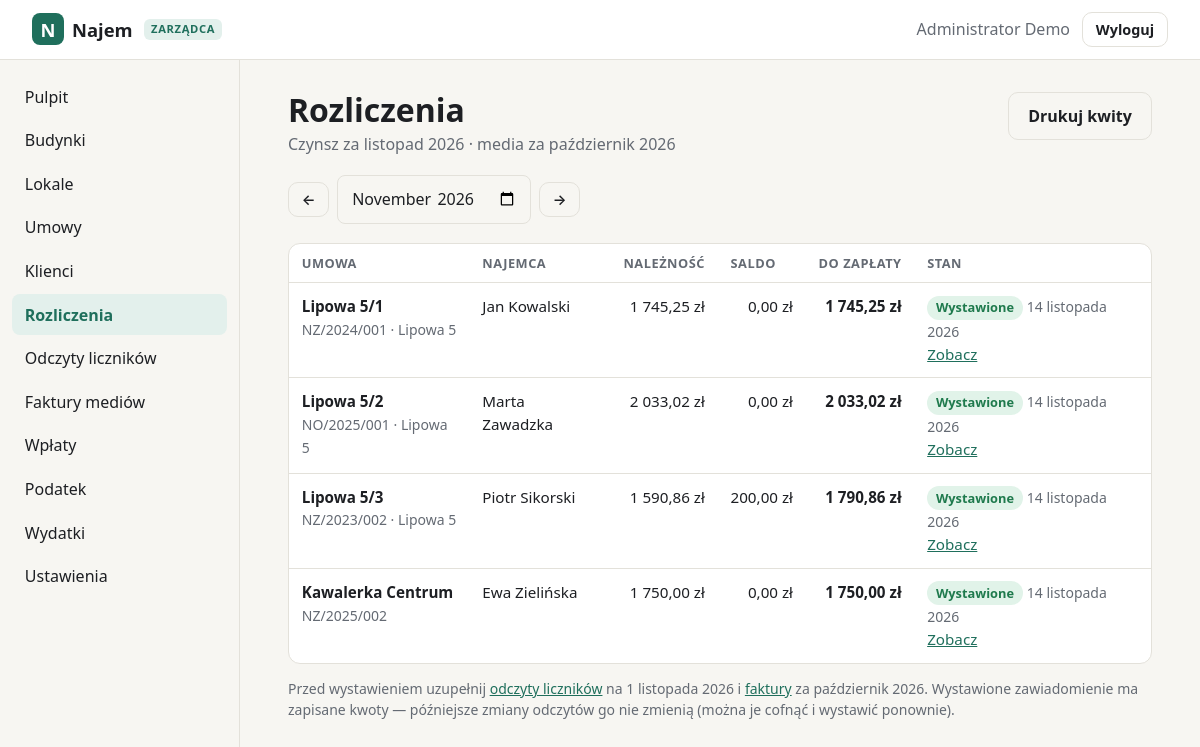
The app's page /zarzadca/rozliczenia (signed in) with its own data.
### tables this page shows
CREATE TABLE users (
    id            INTEGER PRIMARY KEY AUTOINCREMENT,
    login         TEXT NOT NULL UNIQUE COLLATE NOCASE,
    password_hash TEXT NOT NULL,
    full_name     TEXT,
    role          TEXT NOT NULL DEFAULT 'klient',
    created_at    TEXT NOT NULL DEFAULT (datetime('now')),
    last_login_at TEXT
, email TEXT, telefon TEXT, aktywny INTEGER NOT NULL DEFAULT 1);

CREATE TABLE lokale (
    id          INTEGER PRIMARY KEY AUTOINCREMENT,
    nazwa       TEXT NOT NULL,
    ulica       TEXT NOT NULL,          -- ulica z numerem budynku
    nr_lokalu   TEXT,
    kod         TEXT NOT NULL,
    miasto      TEXT NOT NULL,
    rodzaj      TEXT NOT NULL DEFAULT 'mieszkanie',
    powierzchnia REAL,                  -- m²
    pokoje      INTEGER,
    pietro      TEXT,
    opis        TEXT,
    wyposazenie TEXT,                   -- pozycje rozdzielone nową linią
    created_at  TEXT NOT NULL DEFAULT (datetime('now'))
, nr_wodomierza TEXT, nr_cieplomierza TEXT, budynek_id INTEGER REFERENCES budynki(id));

CREATE TABLE umowy (
    id                INTEGER PRIMARY KEY AUTOINCREMENT,
    numer             TEXT NOT NULL UNIQUE,
    lokal_id          INTEGER NOT NULL REFERENCES lokale(id),
    najemca_id        INTEGER NOT NULL REFERENCES users(id),
    rodzaj            TEXT NOT NULL DEFAULT 'najem okazjonalny',
    data_zawarcia     TEXT NOT NULL,
    data_od           TEXT NOT NULL,
    data_do           TEXT,             -- NULL = czas nieokreślony
    czynsz            INTEGER NOT NULL,
    oplaty            INTEGER NOT NULL DEFAULT 0,  -- opłaty eksploatacyjne / zaliczki
    kaucja            INTEGER NOT NULL DEFAULT 0,
    dzien_platnosci   INTEGER NOT NULL DEFAULT 10,
    wypowiedzenie     TEXT,             -- np. '1 miesiąc'
    rozwiazana_dnia   TEXT,             -- wcześniejsze zakończenie
    uwagi             TEXT,
    created_at        TEXT NOT NULL DEFAULT (datetime('now'))
, liczba_osob INTEGER NOT NULL DEFAULT 1);

CREATE TABLE budynki (
    id            INTEGER PRIMARY KEY AUTOINCREMENT,
    nazwa         TEXT NOT NULL,
    ulica         TEXT,
    kod           TEXT,
    miasto        TEXT,
    swiatlo       INTEGER,          -- grosze / lokal / miesiąc
    smieci_1      INTEGER,
    smieci_2      INTEGER,
    smieci_3      INTEGER,
    smieci_4      INTEGER,
    smieci_5      INTEGER,
    lokale_cieplo INTEGER,          -- na ile lokali dzielić opłatę przesyłową
    rachunek      TEXT,
    uwagi         TEXT,
    created_at    TEXT NOT NULL DEFAULT (datetime('now'))
, nr_wodomierza TEXT, nr_cieplomierza TEXT);

CREATE TABLE naliczenia (
    id               INTEGER PRIMARY KEY AUTOINCREMENT,
    umowa_id         INTEGER NOT NULL REFERENCES umowy(id),
    okres_czynsz     TEXT NOT NULL,
    okres_media      TEXT NOT NULL,
    data_wystawienia TEXT NOT NULL,
    termin           TEXT,
    suma_pozycji     INTEGER NOT NULL,
    saldo            INTEGER NOT NULL DEFAULT 0,   -- + niedopłata, − nadpłata
    do_zaplaty       INTEGER NOT NULL,
    created_at       TEXT NOT NULL DEFAULT (datetime('now')),
    UNIQUE (umowa_id, okres_czynsz)
);

### rozliczenia.py (the view)
@bp.get("/rozliczenia")
def rozliczenia():
    from pomiary import auto_przenies
    auto_przenies()
    okres = okres_z_args()
    db = get_db()
    wiersze = []
    for u in umowy_w_okresie(okres):
        n = db.execute("SELECT * FROM naliczenia WHERE umowa_id=? AND okres_czynsz=?", (u["id"], okres)).fetchone()
        b = budynek_lokalu(u["lokal_id"])
        wiersze.append({"u": u, "n": n, "r": None if n else oblicz(u, okres), "b": b["nazwa"] if b else None})
    wiersze.sort(key=lambda w: (w["b"] is None, w["b"] or "", w["u"]["lokal_nazwa"]))
    do_wystawienia = sum(1 for w in wiersze if not w["n"])
    return render_template("admin/rozliczenia.html", active="rozliczenia", okres=okres,
                           wiersze=wiersze, do_wystawienia=do_wystawienia)

### admin.py (called while the page is built)
@bp.before_request
@manager_required
def _guard():
    if request.method == "POST":
        check_csrf()

@bp.context_processor
def _ctx():
    return {"admin_menu": ADMIN_MENU, "rodzaje_lokali": RODZAJE_LOKALI,
            "rodzaje_umow": RODZAJE_UMOW, "opcje": lambda xs: [(x, x) for x in xs],
            "today": date.today().isoformat()}

### app.py (called while the page is built)
def get_db() -> sqlite3.Connection:
    if "db" not in g:
        g.db = sqlite3.connect(DB_PATH)
        g.db.row_factory = sqlite3.Row
        g.db.execute("PRAGMA foreign_keys = ON")
    return g.db

def csrf_token() -> str:
    if "_csrf" not in session:
        session["_csrf"] = secrets.token_urlsafe(32)
    return session["_csrf"]

def static_v(filename):
    try:
        v = int((BASE / "static" / filename).stat().st_mtime)
    except OSError:
        v = 0
    return url_for("static", filename=filename, v=v)

def manager_required(view):
    @wraps(view)
    def wrapped(*a, **kw):
        if g.user is None:
            return redirect(url_for("login", next=request.path))
        if g.user["role"] != "zarzadca":
            abort(403)
        return view(*a, **kw)
    return wrapped

@app.before_request
def load_user():
    g.user = None
    uid = session.get("user_id")
    if uid:
        g.user = get_db().execute(
            "SELECT id, login, full_name, role FROM users WHERE id=? AND aktywny=1", (uid,)
        ).fetchone()
        if g.user is None:
            session.clear()

@app.context_processor
def inject():
    return {"menu": MENU, "user": g.get("user")}

@app.template_filter("zl")
def fmt_zl(grosze):
    if grosze is None:
        return "—"
    zl, gr = divmod(int(grosze), 100)
    return f"{zl:,}".replace(",", " ") + f",{gr:02d} zł"

@app.template_filter("data")
def fmt_data(iso):
    if not iso:
        return "—"
    d = date.fromisoformat(iso[:10])
    return f"{d.day} {MIESIACE[d.month - 1]} {d.year}"

### budynki.py (called while the page is built)
@bp.context_processor
def _ctx_budynki():
    return {"budynki_opcje": [(b["id"], b["nazwa"]) for b in
                              get_db().execute("SELECT id, nazwa FROM budynki ORDER BY nazwa")]}

### pomiary.py (called while the page is built)
def granica(okres):
    return datetime.fromisoformat(okres + "-01T00:00:00") - timedelta(minutes=1)

def auto_przenies():
    for o in (poprzedni(biezacy()), biezacy()):
        przenies_okres(o)

### rozliczenia.py (called while the page is built)
def biezacy():
    return date.today().strftime("%Y-%m")

def przesun(okres, n):
    y, m = map(int, okres.split("-"))
    i = y * 12 + (m - 1) + n
    return f"{i // 12}-{i % 12 + 1:02d}"

### templates/admin/rozliczenia.html (shortened to what this page needs)
{% extends "admin/base.html" %}
{% from "admin/_form.html" import csrf %}
{% block content %}
<div class="page-head">
  <div>
    <h1>Rozliczenia</h1>
    <p class="muted">Czynsz za {{ okres|okres }} · media za {{ poprzedni(okres)|okres }}</p>
  </div>
  <div class="actions">
    {% if wiersze|selectattr('n')|list %}<a class="btn btn-ghost" href="{{ url_for('zarzadca.rozliczenia_druk', okres=okres) }}">Drukuj kwity</a>{% endif %}
  </div>
</div>
<form class="toolbar month-nav" method="get">
  <a class="btn btn-ghost btn-sm" href="{{ url_for('zarzadca.rozliczenia', okres=poprzedni(okres)) }}" aria-label="Poprzedni miesiąc">←</a>
  <input type="month" name="okres" value="{{ okres }}" aria-label="Miesiąc" onchange="this.form.submit()">
  <a class="btn btn-ghost btn-sm" href="{{ url_for('zarzadca.rozliczenia', okres=nastepny(okres)) }}" aria-label="Następny miesiąc">→</a>
</form>
{% if wiersze %}
<div class="table-wrap"><table class="table">
  <thead><tr><th>Umowa</th><th>Najemca</th><th class="num">Należność</th><th class="num">Saldo</th><th class="num">Do zapłaty</th><th>Stan</th></tr></thead>
  <tbody>
  {% for w in wiersze %}{% set u = w.u %}{% set d = w.n or w.r %}
    <tr>
      <td data-label="Umowa"><strong>{{ u.lokal_nazwa }}</strong><br><span class="muted small">{{ u.numer }}{% if w.b %} · {{ w.b }}{% endif %}</span></td>
      <td data-label="Najemca">{{ u.najemca_nazwa or u.najemca_login }}</td>
      <td data-label="Należność" class="num">{{ d.suma_pozycji|zl }}</td>
      <td data-label="Saldo" class="num">{{ d.saldo|zl }}</td>
      <td data-label="Do zapłaty" class="num"><strong>{{ d.do_zaplaty|zl }}</strong></td>
      <td data-label="Stan">
        {% if w.n %}
          <span class="badge badge-aktywna">Wystawione</span>
          <span class="muted small">{{ w.n.data_wystawienia|data }}</span><br>
          <a href="{{ url_for('zarzadca.rozliczenie', nid=w.n.id) }}">Zobacz</a>
        {% endif %}
      </td>
    </tr>
  {% endfor %}
  </tbody>
</table></div>
<p class="muted small">Przed wystawieniem uzupełnij <a href="{{ url_for('zarzadca.liczniki', okres=okres) }}">odczyty liczników</a> na {{ (okres ~ '-01')|data }} i <a href="{{ url_for('zarzadca.faktury') }}">faktury</a> za {{ poprzedni(okres)|okres }}. Wystawione zawiadomienie ma zapisane kwoty — późniejsze zmiany odczytów go nie zmienią (można je cofnąć i wystawić ponownie).</p>
{% else %}
<div class="placeholder"><strong>Brak umów w tym miesiącu</strong><span>Żadna umowa nie obowiązuje w {{ okres|okres }}.</span></div>
{% endif %}
{% endblock %}

### templates/panel.html (shortened to what this page needs)
{% extends "base.html" %}
{% block body_class %}app-page{% endblock %}
{% block body %}
<header class="appbar">
  <a class="brand" href="{% block home_url %}{{ url_for('panel') }}{% endblock %}"><span class="logo">N</span> Najem{% block brand_suffix %}{% endblock %}</a>
  <div class="who">
    <span class="muted">{{ user.full_name or user.login }}</span>
    <form method="post" action="{{ url_for('logout') }}">
      <button class="btn btn-ghost btn-sm" type="submit">Wyloguj</button>
    </form>
  </div>
</header>
<div class="layout">
  <nav class="sidebar" aria-label="Menu główne">
    <ul>
    {% block nav %}{% endblock %}
    </ul>
  </nav>
  <main class="content">
    {% block content %}{% endblock %}
  </main>
</div>
{% endblock %}

### static/style.css (style rules this page uses)
:root { --bg: #f7f6f2; --surface: #ffffff; --text: #1d1f23; --muted: #646a73; --line: #e3e1da; --accent: #1f6f5c; --accent-ink: #ffffff; --accent-soft: #e3f0ec; --danger: #b3261e; --danger-soft: #fbe9e7; --radius: 12px; color-scheme: light; }
* { box-sizing: border-box; }
html, body { margin: 0; }
body { background: var(--bg); color: var(--text); font: 16px/1.5 system-ui, -apple-system, "Segoe UI", Roboto, sans-serif; min-height: 100vh; }
a { color: var(--accent); }
h1 { line-height: 1.15; margin: 0 0 .4em; }
.muted { color: var(--muted); }
.small { font-size: .875rem; }
.brand { display: inline-flex; align-items: center; gap: .5rem; font-weight: 700; font-size: 1.15rem; color: var(--text); text-decoration: none; }
.logo { display: inline-grid; place-items: center; width: 2rem; height: 2rem; border-radius: 8px; background: var(--accent); color: var(--accent-ink); font-weight: 800; }
.btn { display: inline-block; border: 1px solid transparent; border-radius: 10px; padding: .7rem 1.2rem; font: inherit; font-weight: 600; text-decoration: none; cursor: pointer; }
.btn-ghost { background: transparent; color: var(--text); border-color: var(--line); }
.btn-sm { padding: .35rem .8rem; font-size: .9rem; }
input:not([type=hidden]):not([type=checkbox]) { font: inherit; font-weight: 400; padding: .65rem .8rem; border-radius: 8px; border: 1px solid var(--line); background: var(--bg); color: var(--text); }
.appbar { position: sticky; top: 0; z-index: 10; display: flex; align-items: center; gap: 1rem; padding: .75rem clamp(16px, 3vw, 32px); background: var(--surface); border-bottom: 1px solid var(--line); }
.appbar .who { margin-left: auto; display: flex; align-items: center; gap: .75rem; }
.appbar form { margin: 0; }
.layout { display: grid; grid-template-columns: 240px 1fr; min-height: calc(100vh - 58px); }
.sidebar { border-right: 1px solid var(--line); padding: 1rem .75rem; }
.sidebar ul { list-style: none; margin: 0; padding: 0; display: flex; flex-direction: column; gap: 2px; }
.content { padding: 2rem clamp(16px, 4vw, 48px); max-width: 960px; }
:root { --ok: #1f7a4d; --ok-soft: #e1f3e9; --warn: #8a5a00; --warn-soft: #fdf1d8; --info: #2457a6; --info-soft: #e4ecfa; --off: #6b7079; --off-soft: #ececea; }
.content h1 { font-size: clamp(1.5rem, 3vw, 2rem); }
.badge { display: inline-block; padding: .15rem .55rem; border-radius: 999px; font-size: .8rem; font-weight: 600; white-space: nowrap; }
.badge-aktywna { background: var(--ok-soft); color: var(--ok); }
.table-wrap { overflow-x: auto; margin-top: 1.2rem; }
.table { width: 100%; border-collapse: collapse; font-size: .95rem; }
.table th { text-align: left; font-size: .8rem; color: var(--muted); font-weight: 600; text-transform: uppercase; letter-spacing: .04em; padding: .6rem .8rem; border-bottom: 1px solid var(--line); }
.table td { padding: .75rem .8rem; border-bottom: 1px solid var(--line); vertical-align: top; }
.table tr:last-child td { border-bottom: 0; }
.content > .table-wrap { background: var(--surface); border: 1px solid var(--line); border-radius: var(--radius); }
.num { text-align: right; font-variant-numeric: tabular-nums; white-space: nowrap; }
.page-head { display: flex; justify-content: space-between; align-items: flex-start; gap: 1rem; flex-wrap: wrap; }
.page-head h1 { margin-bottom: .2rem; }
.page-head p { margin: 0; }
.actions { display: flex; gap: .5rem; flex-wrap: wrap; }
.toolbar { display: flex; gap: .5rem; align-items: center; flex-wrap: wrap; margin-top: 1.2rem; }
.toolbar input { flex: 1 1 16rem; max-width: 26rem; }
.month-nav input[type=month] { flex: 0 1 12rem; }

### records on screen
users: full_name "Administrator Demo"
budynki: b "Lipowa 5", n.data_wystawienia|data "14 listopada 2026"
lokale: lokal_nazwa "Lipowa 5/1"
umowy: numer "NZ/2024/001"
users: full_name "Jan Kowalski"
naliczenia: suma_pozycji|zl "1 745,25 zł", saldo|zl "0,00 zł", do_zaplaty|zl "1 745,25 zł"
lokale: lokal_nazwa "Lipowa 5/2"
umowy: numer "NO/2025/001"
users: full_name "Marta Zawadzka"
naliczenia: suma_pozycji|zl "2 033,02 zł", saldo|zl "0,00 zł", do_zaplaty|zl "2 033,02 zł"
lokale: lokal_nazwa "Lipowa 5/3"
umowy: numer "NZ/2023/002"
users: full_name "Piotr Sikorski"
naliczenia: suma_pozycji|zl "1 590,86 zł", saldo|zl "200,00 zł", do_zaplaty|zl "1 790,86 zł"
lokale: lokal_nazwa "Kawalerka Centrum"
umowy: numer "NZ/2025/002"
users: full_name "Ewa Zielińska"
naliczenia: suma_pozycji|zl "1 750,00 zł", saldo|zl "0,00 zł", do_zaplaty|zl "1 750,00 zł", n.data_wystawienia|data "14 listopada 2026"

### other values on screen
{{ label }} "Pulpit" "Budynki" "Lokale" "Umowy" "Klienci" "Rozliczenia" "Odczyty liczników" "Faktury mediów" "Wpłaty" "Podatek" "Wydatki" "Ustawienia"
{{ okres|okres }} "listopad 2026"
{{ poprzedni(okres)|okres }} "październik 2026"
{{ (okres ~ '-01')|data }} "1 listopada 2026"
